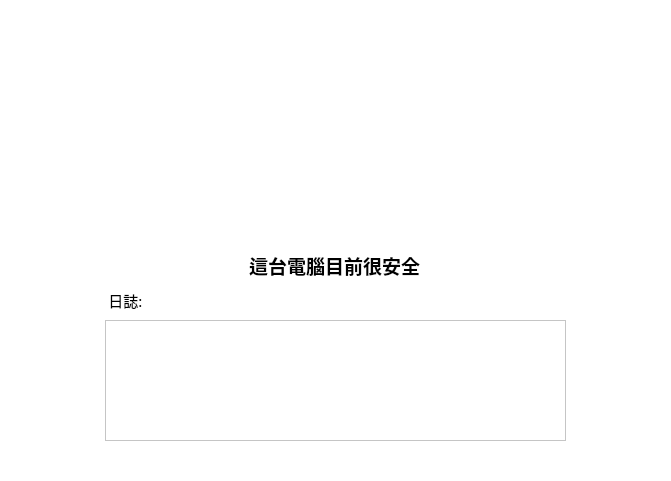
    <widget class="QWidget" name="State_widget" native="true">
     <property name="geometry">
      <rect>
       <x>170</x>
       <y>49</y>
       <width>671</width>
       <height>481</height>
      </rect>
     </property>
     <property name="font">
      <font>
       <family>Microsoft YaHei</family>
       <pointsize>11</pointsize>
       <stylestrategy>PreferAntialias</stylestrategy>
      </font>
     </property>
     <property name="styleSheet">
      <string notr="true">background-color:rgb(255, 255, 255);</string>
     </property>
     <widget class="QLabel" name="State_title">
      <property name="geometry">
       <rect>
        <x>104</x>
        <y>240</y>
        <width>461</width>
        <height>51</height>
       </rect>
      </property>
      <property name="font">
       <font>
        <family>Microsoft YaHei</family>
        <pointsize>14</pointsize>
        <weight>75</weight>
        <bold>true</bold>
        <stylestrategy>PreferAntialias</stylestrategy>
       </font>
      </property>
      <property name="styleSheet">
       <string notr="true"/>
      </property>
      <property name="text">
       <string>這台電腦目前很安全</string>
      </property>
      <property name="alignment">
       <set>Qt::AlignCenter</set>
      </property>
     </widget>
     <widget class="QLabel" name="State_icon">
      <property name="geometry">
       <rect>
        <x>265</x>
        <y>90</y>
        <width>141</width>
        <height>131</height>
       </rect>
      </property>
      <property name="font">
       <font>
        <family>Microsoft YaHei</family>
        <pointsize>1</pointsize>
        <stylestrategy>PreferAntialias</stylestrategy>
       </font>
      </property>
      <property name="text">
       <string/>
      </property>
      <property name="pixmap">
       <pixmap>:/icon/Icon/check.png</pixmap>
      </property>
      <property name="scaledContents">
       <bool>true</bool>
      </property>
     </widget>
     <widget class="QTextEdit" name="State_output">
      <property name="geometry">
       <rect>
        <x>105</x>
        <y>320</y>
        <width>461</width>
        <height>121</height>
       </rect>
      </property>
      <property name="font">
       <font>
        <family>Microsoft YaHei</family>
        <pointsize>12</pointsize>
        <weight>50</weight>
        <italic>false</italic>
        <bold>false</bold>
        <strikeout>false</strikeout>
        <stylestrategy>PreferAntialias</stylestrategy>
        <kerning>true</kerning>
       </font>
      </property>
      <property name="undoRedoEnabled">
       <bool>true</bool>
      </property>
      <property name="textInteractionFlags">
       <set>Qt::TextSelectableByKeyboard|Qt::TextSelectableByMouse</set>
      </property>
     </widget>
     <widget class="QLabel" name="State_log">
      <property name="geometry">
       <rect>
        <x>95</x>
        <y>290</y>
        <width>61</width>
        <height>21</height>
       </rect>
      </property>
      <property name="font">
       <font>
        <family>Microsoft YaHei</family>
        <pointsize>11</pointsize>
        <weight>50</weight>
        <bold>false</bold>
        <stylestrategy>PreferAntialias</stylestrategy>
       </font>
      </property>
      <property name="styleSheet">
       <string notr="true"/>
      </property>
      <property name="text">
       <string>日誌:</string>
      </property>
      <property name="alignment">
       <set>Qt::AlignCenter</set>
      </property>
     </widget>
    </widget>
